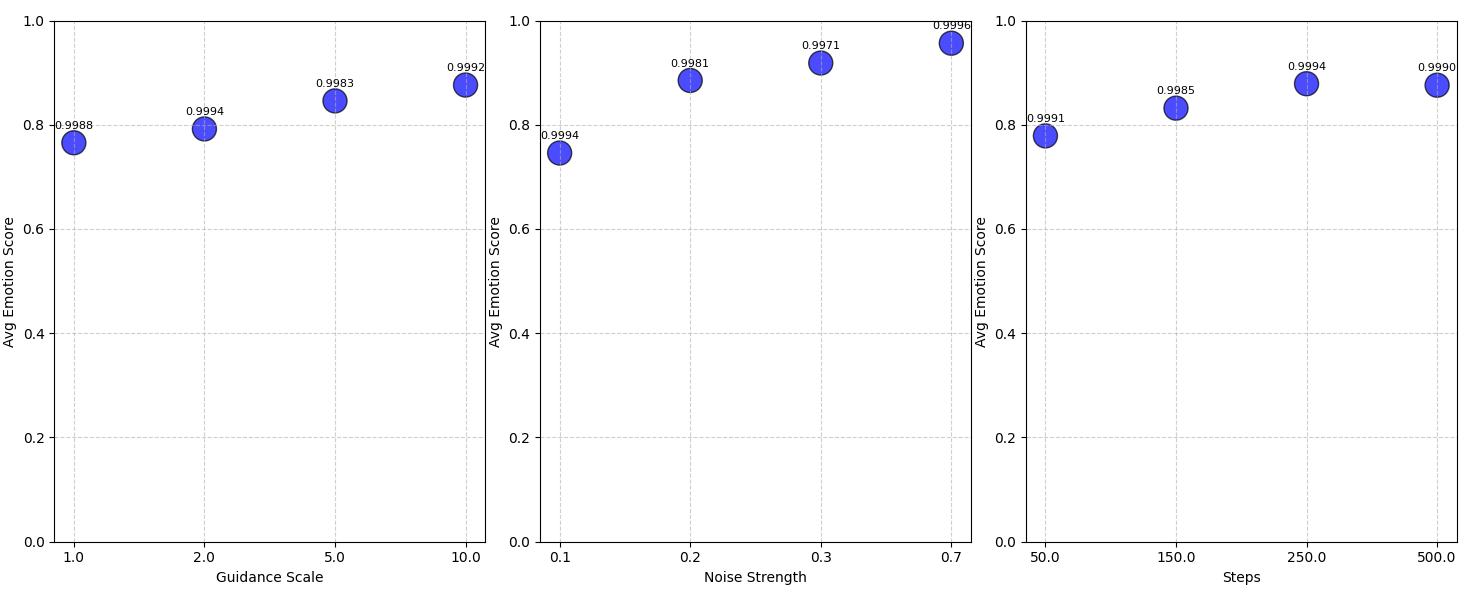

Write the Python code that produced this figure.
import pandas as pd
import matplotlib.pyplot as plt
import io

# 1. Données
data = [
    {"tested_var": "guidance_scale", "tested_value": 1.0, "Avg_Emotion_Score": 0.765419, "Avg_Face_Prob": 0.998792},
    {"tested_var": "guidance_scale", "tested_value": 2.0, "Avg_Emotion_Score": 0.791970, "Avg_Face_Prob": 0.999408},
    {"tested_var": "guidance_scale", "tested_value": 5.0, "Avg_Emotion_Score": 0.845778, "Avg_Face_Prob": 0.998286},
    {"tested_var": "guidance_scale", "tested_value": 10.0, "Avg_Emotion_Score": 0.876170, "Avg_Face_Prob": 0.999158},
    
    {"tested_var": "noise_strength", "tested_value": 0.1, "Avg_Emotion_Score": 0.745735, "Avg_Face_Prob": 0.999359},
    {"tested_var": "noise_strength", "tested_value": 0.2, "Avg_Emotion_Score": 0.884936, "Avg_Face_Prob": 0.998141},
    {"tested_var": "noise_strength", "tested_value": 0.3, "Avg_Emotion_Score": 0.918425, "Avg_Face_Prob": 0.997084},
    {"tested_var": "noise_strength", "tested_value": 0.7, "Avg_Emotion_Score": 0.956443, "Avg_Face_Prob": 0.999568},
    
    {"tested_var": "steps", "tested_value": 50.0, "Avg_Emotion_Score": 0.778619, "Avg_Face_Prob": 0.999134},
    {"tested_var": "steps", "tested_value": 150.0, "Avg_Emotion_Score": 0.831793, "Avg_Face_Prob": 0.998514},
    {"tested_var": "steps", "tested_value": 250.0, "Avg_Emotion_Score": 0.878708, "Avg_Face_Prob": 0.999445},
    {"tested_var": "steps", "tested_value": 500.0, "Avg_Emotion_Score": 0.875816, "Avg_Face_Prob": 0.999027},
]

df = pd.DataFrame(data)

# 2. Création des graphiques
fig, axes = plt.subplots(1, 3, figsize=(18, 6))
variables = ['guidance_scale', 'noise_strength', 'steps']
titles = ['Guidance Scale', 'Noise Strength', 'Steps']

for i, var in enumerate(variables):
    subset = df[df['tested_var'] == var]
    ax = axes[i]
    
    # X: Valeur testée (traitée comme catégorie)
    x_labels = subset['tested_value'].astype(str).tolist()
    x_pos = range(len(x_labels))
    
    # Y: Score émotion
    y = subset['Avg_Emotion_Score']
    # Taille: Probabilité visage (multipliée pour être visible)
    s = subset['Avg_Face_Prob'] * 300 
    
    # Scatter plot sur positions catégorielles
    scatter = ax.scatter(x_pos, y, s=s, alpha=0.7, c='blue', edgecolors='black')
    
    # Configuration des axes
    ax.set_ylim(0, 1)
    ax.set_xticks(x_pos)
    ax.set_xticklabels(x_labels)
    
    
    ax.set_xlabel(titles[i])
    ax.set_ylabel("Avg Emotion Score")
    ax.grid(True, linestyle='--', alpha=0.6)
    
    # Annoter les points avec la proba visage pour plus de clarté
    for j, (idx, row) in enumerate(subset.iterrows()):
        ax.annotate(f"{row['Avg_Face_Prob']:.4f}", 
                    (j, row['Avg_Emotion_Score']),
                    textcoords="offset points", 
                    xytext=(0,10), 
                    ha='center',
                    fontsize=8)

plt.tight_layout()
plt.savefig('benchmark_graphs.png')
print("Graphiques sauvegardés dans 'benchmark_graphs.png'")
plt.show()
